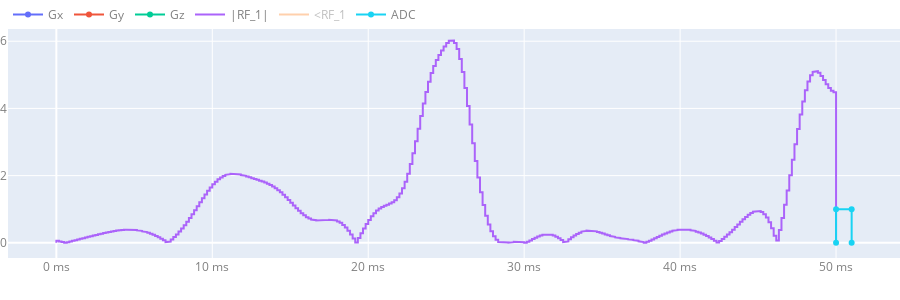

Notebook source saved alongside this figure:
### Markdown cell above
### Sequence

### Code cell
# convert to Tesla
RF_T = RF_Hz/γ

# 1st block -> RF block
exc = RF(RF_T', t_sp);

# 2nd block -> ADC block
nADC = 1 ;
durADC = 1e-3 ;
#delay = 1e-3 ;
aqc = ADC(nADC, durADC)

# concatenating the two blocks
seq  = Sequence()
seq += exc
seq += aqc

# plot
p1 = plot_seq(seq; slider = false, height = 300, max_rf_samples=Inf);

### Figure 1 — Plotly figure (JSON) as saved in the notebook; plotly's stock layout.template omitted (floating-point values rounded to 4 significant figures; data arrays with more than 128 entries replaced by an {"elided": "..."} marker saying what was removed)
{"data": [{"hovertemplate": "(%{x:.4f} ms, %{y:.2f} mT/m)", "name": "Gx", "type": "scatter", "x": [0, 0, 0, 0, 0, 0, 0, 0, 0, 0, 50, 50, 50, 50, 50], "y": [null, null, null, null, null, null, null, null, null, null, null, null, null, null, null]}, {"hovertemplate": "(%{x:.4f} ms, %{y:.2f} mT/m)", "name": "Gy", "type": "scatter", "x": [0, 0, 0, 0, 0, 0, 0, 0, 0, 0, 50, 50, 50, 50, 50], "y": [null, null, null, null, null, null, null, null, null, null, null, null, null, null, null]}, {"hovertemplate": "(%{x:.4f} ms, %{y:.2f} mT/m)", "name": "Gz", "type": "scatter", "x": [0, 0, 0, 0, 0, 0, 0, 0, 0, 0, 50, 50, 50, 50, 50], "y": [null, null, null, null, null, null, null, null, null, null, null, null, null, null, null]}, {"hovertemplate": "(%{x:.4f} ms, %{y:.2f} μT)", "name": "|RF_1|", "type": "scatter", "x": {"elided": "613 float values"}, "y": {"elided": "613 float values"}}, {"hovertemplate": "(%{x:.4f} ms, ∠B1: %{y:.4f} rad)", "name": "<RF_1", "text": {"elided": "613 int values"}, "type": "scatter", "visible": "legendonly", "x": {"elided": "613 float values"}, "y": {"elided": "613 float values"}}, {"hovertemplate": "(%{x:.4f} ms, %{y:i})", "name": "ADC", "type": "scatter", "x": [0, 0, 0, 0, 0, 0, 0, 0, 0, 0, 50, 50, 50, 51.0, 51.0], "y": [null, null, null, null, null, null, null, null, null, null, null, 0, 1, 1, 0]}], "layout": {"font": {"color": "gray"}, "height": 300, "hovermode": "closest", "legend": {"orientation": "h", "x": 0, "xanchor": "left", "y": 1, "yanchor": "bottom"}, "margin": {"b": 0, "l": 0, "r": 0, "t": 0}, "modebar": {"activecolor": "rgb(229,236,246)", "bgcolor": "rgba(0,0,0,0)", "color": "gray", "orientation": "h", "x": 0, "xanchor": "right", "y": 1, "yanchor": "bottom"}, "paper_bgcolor": "rgba(0,0,0,0)", "plot_bgcolor": "rgb(229,236,246)", "shapes": [], "xaxis": {"gridcolor": "white", "range": [], "rangeselector": {"buttons": [{"count": 1, "label": "1m", "step": 10, "stepmode": "backward"}, {"step": "all"}]}, "rangeslider": {"visible": false}, "ticksuffix": " ms", "title": {"text": ""}, "zerolinecolor": "white"}, "yaxis": {"fixedrange": false, "gridcolor": "white", "zerolinecolor": "white"}}}
